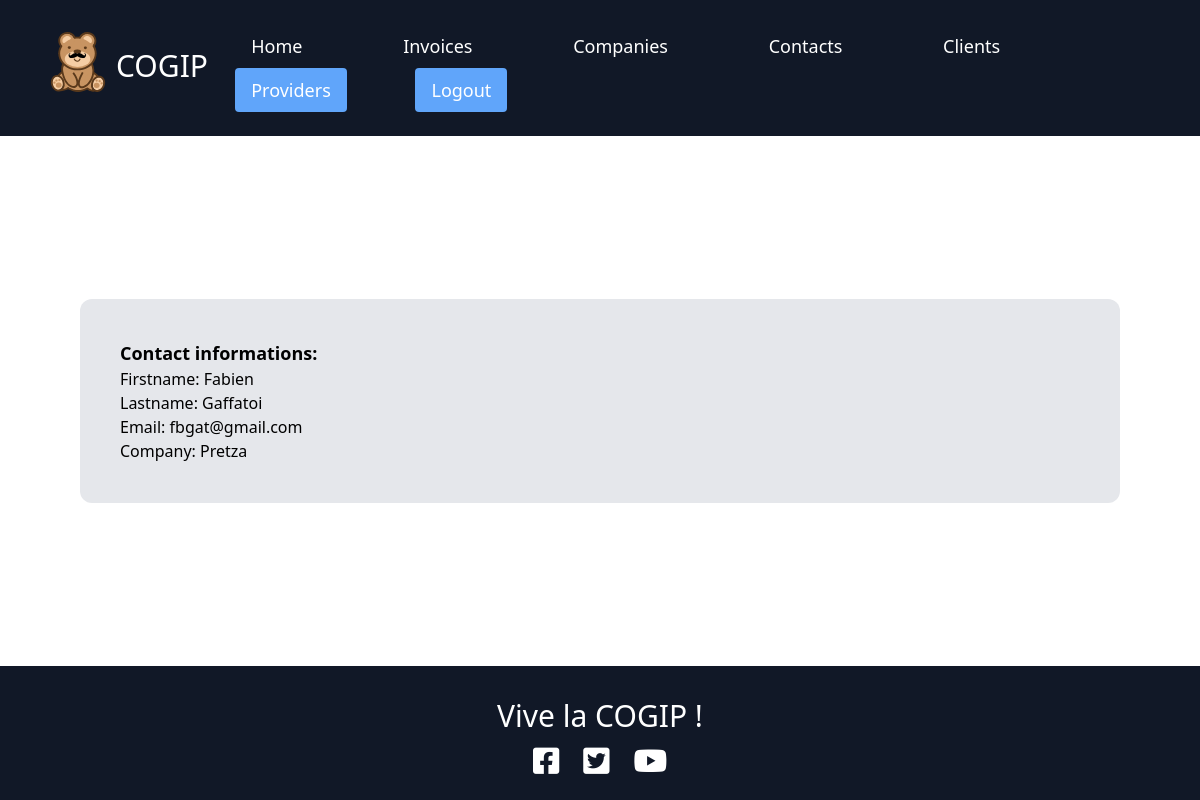
/?action=détailsClients&id=11 (signed in), run on the app's committed database.
### tables this page shows
CREATE TABLE `contacts` (
  `contacts_id` int(11) NOT NULL,
  `contacts_firstname` varchar(255) NOT NULL,
  `contacts_lastname` varchar(255) NOT NULL,
  `contacts_email` varchar(255) NOT NULL,
  `contacts_company_id` int(11) DEFAULT NULL
);

CREATE TABLE `companies` (
  `companies_id` int(11) NOT NULL,
  `companies_name` varchar(255) NOT NULL,
  `companies_country` varchar(255) NOT NULL,
  `companies_vat_number` varchar(255) NOT NULL,
  `companies_type_id` int(11) DEFAULT NULL
);

### controller/control.php (called while the page is built, shortened)
<?php
require ('model/model.php');
function detailClient(){
    $contact_data = new Contacts;
    $contacts = $contact_data->getOneContact();
    require ('views/clientDetail.php');
}

### model/model.php (called while the page is built, shortened)
<?php
class Contacts{
    public function getOneContact(){
        $id = $_GET['id'];
        $db = $this->dbConnect();
        $contacts_data = $db->query('SELECT * FROM contacts INNER JOIN companies ON companies.companies_id=contacts.contacts_company_id WHERE contacts_id = '.$id);
        $contacts = $contacts_data->fetch();
        return $contacts;
    }
      private function dbConnect(){
        $host = 'localhost';
        $db = 'cogip';
        $user = 'root';
        $password = '';
        try
        {
            $db = new PDO('mysql:host='.$host.';
            dbname='.$db.';
            charset=utf8',
            ''.$user.'',
            ''.$password.'',
            array(
            PDO::ATTR_ERRMODE => PDO::ERRMODE_EXCEPTION,
            PDO::ATTR_DEFAULT_FETCH_MODE => PDO::FETCH_OBJ));
            return $db;
        }
        catch(Exception $e)
        {
            die('Erreur : '.$e->getMessage());
        }
    }
}

### views/clientDetail.php (the view, shortened to what this page needs)
<div class="bg-gray-200 flex flex-col mx-20 p-10 rounded-xl">
    <h2 class="text-lg font-bold">Contact informations: </h2>
    <p>Firstname: <?=$contacts->contacts_firstname?></p>
    <p>Lastname:  <?=$contacts->contacts_lastname?></p>
    <p>Email:     <?=$contacts->contacts_email?></p>
    <p>Company:     <?=$contacts->companies_name?></p>
</div>
<?php require('template.php'); ?>

### data on the page
contacts: contacts_firstname "Fabien", contacts_lastname "Gaffatoi", contacts_email "fbgat@gmail.com", contacts_company.companies_name "Pretza"
